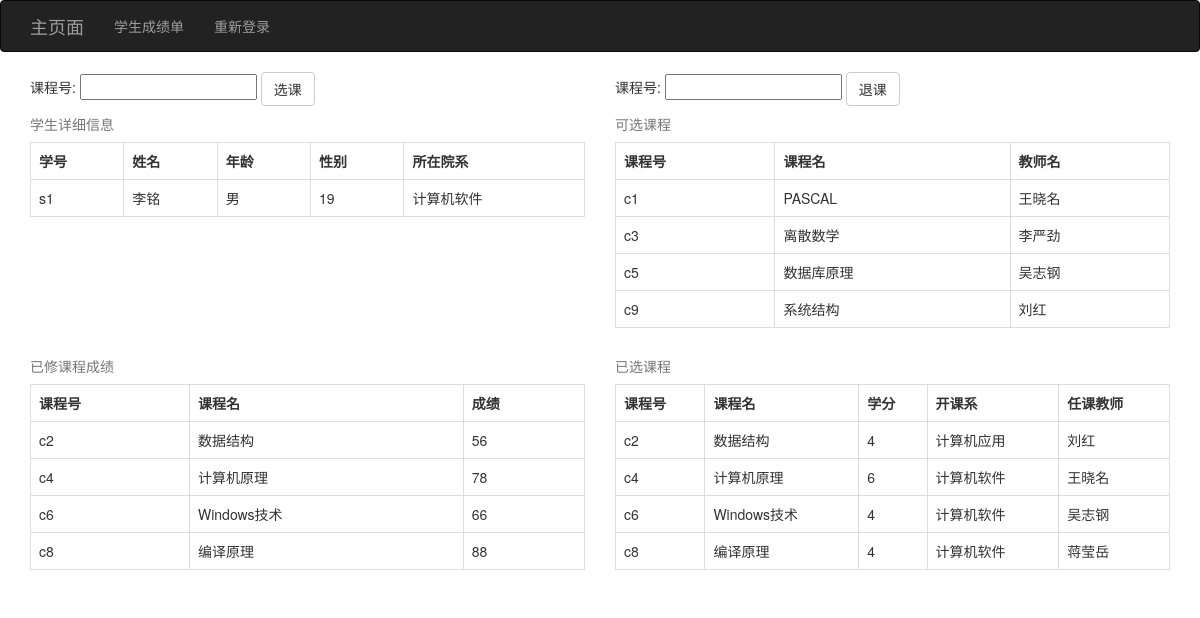
Screenshot of /xk/s1 with the database file from the repository.
### tables this page shows
CREATE TABLE s
(sno char(4) primary key,
sname char(8),
sex char(2),
age char(2),
sdept char(10),
logn char(20),
pswd char(20));

CREATE TABLE c
(cno char(4) primary key,
cname char(20),
credit integer,
cdept char(10),
tname char(8));

CREATE TABLE sc
(sno char(4) references s(sno),
cno char(4) references c(cno),
grade integer,
primary key(sno,cno));

### 学生选课成绩管理系统.py (the view)
@app.route('/xk/<sno>')
def xk(sno):
    cxn = sqlite3.connect(r'C:\ke\数据库\学生选课成绩管理系统\student.db')
    cur = cxn.cursor()
    cur.execute('select sno,sname,sex,age,sdept from s where sno="%s"' % sno)
    xxxx = cur.fetchall()[0]
    cur.execute(
        'select cno,cname,tname from c where cno in (select cno from c except select c.cno from sc,c where sno="%s" and sc.cno=c.cno)' % sno)
    kxkc = cur.fetchall()
    cur.execute('select c.cno,cname,grade from sc,c where sno="%s" and sc.cno=c.cno and grade is not null' % sno)
    yxkccj = cur.fetchall()
    cur.execute('select * from c where cno in (select cno from sc where sno="%s")' % sno)
    yxkc = cur.fetchall()
    return render_template('xsxk.html', xxxx=xxxx, kxkc=kxkc, yxkccj=yxkccj, yxkc=yxkc, id=sno)
    cur.close()
    cxn.commit()
    cxn.close()

### templates/xsxk.html (shortened to what this page needs)
{% extends "base.html" %}
{% block page_content %}
    <div class="row">
    <div class="col-md-6">
            <form action="/xk" method="post">
                课程号: <input type="text" required="required" name="xkcno"/>
                <input class="btn btn-default" type="submit" value="选课"/>
            </form>
        </div>
        <div class="col-md-6">
            <form action="/tk" method="post">
                课程号: <input type="text" required="required" name="tkcno"/>
                <input class="btn btn-default" type="submit" value="退课"/>
            </form>
        </div>
        <div class="col-md-6">
            <table class="table table-bordered">
                <caption>学生详细信息</caption>
                <tr>
                    <th>学号</th>
                    <th>姓名</th>
                    <th>年龄</th>
                    <th>性别</th>
                    <th>所在院系</th>
                <tr>
                    {% for i in xxxx %}
                        <td>{{ i }}</td>
                    {% endfor %}
                </tr>
            </table>
        </div>
        <div class="col-md-6">
            <table class="table table-bordered">
                <caption>可选课程</caption>
                <tr>
                    <th>课程号</th>
                    <th>课程名</th>
                    <th>教师名</th>
                </tr>
                {% for line in kxkc %}
                    <tr>
                        {% for i in line %}
                            <td>{{ i }}</td>
                        {% endfor %}
                    </tr>
                {% endfor %}
            </table>
        </div>
        <div class="clearfix visible-"></div>
        <div class="col-md-6">
            <table class="table table-bordered">
                <caption>已修课程成绩</caption>
                <tr>
                    <th>课程号</th>
                    <th>课程名</th>
                    <th>成绩</th>
                </tr>
                {% for line in yxkccj %}
                    <tr>
                        {% for i in line %}
                            <td>{{ i }}</td>
                        {% endfor %}
                    </tr>
                {% endfor %}
            </table>
        </div>
        <div class="col-md-6">
            <table class="table table-bordered">
                <caption>已选课程</caption>
                <tr>
                    <th>课程号</th>
                    <th>课程名</th>
                    <th>学分</th>
                    <th>开课系</th>
                    <th>任课教师</th>
                </tr>
                {% for line in yxkc %}
                    <tr>
                        {% for i in line %}
                            <td>{{ i }}</td>
                        {% endfor %}
                    </tr>
                {% endfor %}
            </table>
        </div>
    </div>
{% endblock %}

### rows the page displays
s: sno "s1", sname "李铭", age "19", sdept "计算机软件"
c: cno "c1", cname "PASCAL", tname "王晓名"
c: cno "c3", cname "离散数学", tname "李严劲"
c: cno "c5", cname "数据库原理", tname "吴志钢"
c: cno "c9", cname "系统结构", tname "刘红"
sc: line "56"
c: cno "c2", cname "数据结构", line "4", cdept "计算机应用", tname "刘红"
sc: line "78"
c: cno "c4", cname "计算机原理", line "6", cdept "计算机软件", tname "王晓名"
sc: line "66"
c: cno "c6", cname "Windows技术", line "4", cdept "计算机软件", tname "吴志钢"
sc: line "88"
c: cno "c8", cname "编译原理", line "4", cdept "计算机软件", tname "蒋莹岳"

### other values shown
{{ i }} "男"
